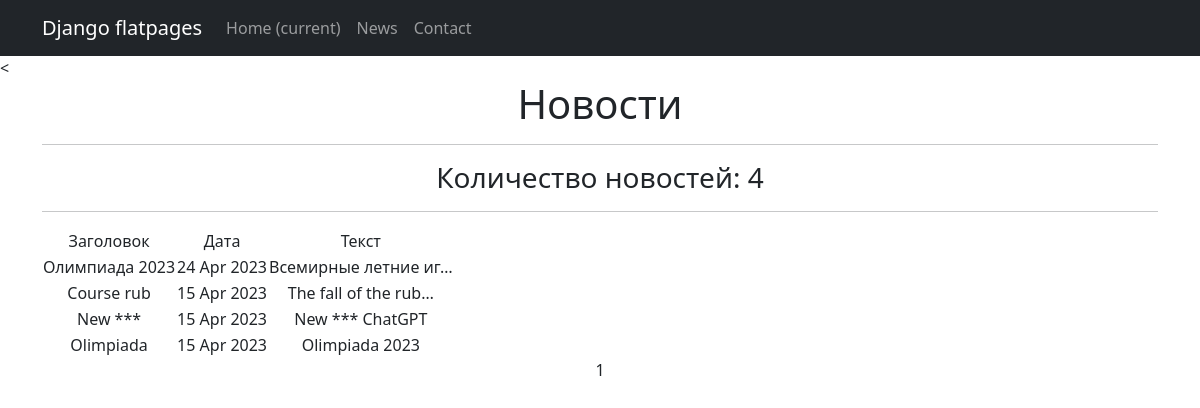
Before: /news/ with the older database file.
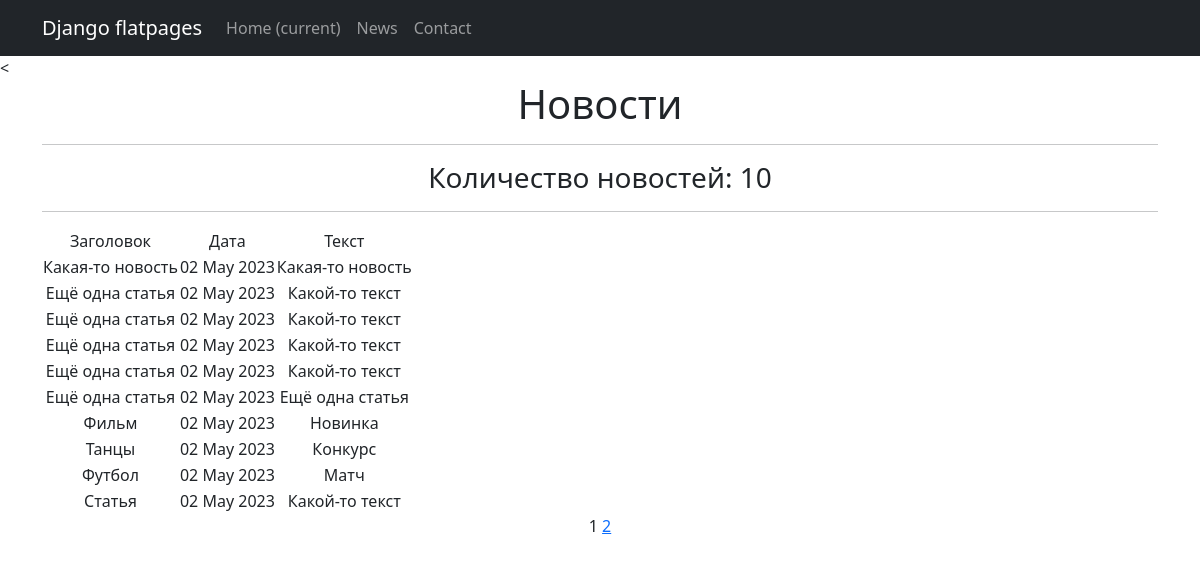
After: the same page with the newer database file.
### news/models.py (models this page shows, shortened)
class Post(models.Model):
    author = models.ForeignKey(Author, on_delete=models.CASCADE)
    NEWS = 'NW'
    ARTICLE = 'AR'
    CATEGORY_CHOICES = (
        (NEWS, 'Новость'),
        (ARTICLE, 'Статья'),
    )
    categoryType = models.CharField(max_length=2, choices=CATEGORY_CHOICES, default=ARTICLE)
    dateCreation = models.DateTimeField(auto_now_add=True)
    postCategory = models.ManyToManyField(Category, through='PostCategory')
    title = models.CharField(max_length=128)
    text = models.TextField()
    rating = models.SmallIntegerField(default=0)

### news/views.py (the view)
# urls.py: path('', PostList.as_view(), name='news_list'),
class PostList(ListView):
    model = Post
    ordering = '-dateCreation'
    template_name = 'news.html'
    context_object_name = 'news'
    paginate_by = 10

### news/templatetags/censor.py (called while the page is built)
@register.filter()
def censor(message: str):
    variants = ['bot', 'игры'] # непристойные выражения
    ln = len(variants)
    filtred_message = ''
    string = ''
    pattern = '*' # чем заменять непристойные выражения
    for i in message:
        string += i
        string2 = string.lower()
        flag = 0
        for j in variants:
            if not string2 in j:
                flag += 1
            if string2 == j:
                filtred_message += pattern * len(string)
                flag -= 1
                string = ''
        if flag == ln:
            filtred_message += string
            string = ''
    if string2 != '' and string2 not in variants:
        filtred_message += string
    elif string2 != '':
        filtred_message += pattern * len(string)
    return filtred_message

### templates/news.html (shortened to what this page needs)
{% extends 'flatpages/default.html' %}
{% load censor %}
{% block content %}
<h1>Новости</h1>
<hr>
   <h3>Количество новостей: {{ news|length }}</h3>
<hr>
   {% if news %}
       <table>
           <tr>
               <td>Заголовок</td>
               <td>Дата</td>
               <td>Текст</td>
           </tr>
           {% for new in news %}
           <tr>
               <td>{{ new.title|censor }}</td>
               <td>{{ new.dateCreation|date:'d M Y' }}</td>
               <td>{{ new.text|truncatechars:20|censor }}</td>
           </tr>
           {% endfor %}
       </table>
   {% else %}
       <h2>Новостей нет!</h2>
   {% endif %}
   {{ page_obj.number }}
   {% if page_obj.has_next %}
       <a href="?page={{ page_obj.next_page_number }}">{{ page_obj.next_page_number }}</a>
   {% endif %}
{% endblock content %}

Changed rows visible on the page:
no longer on this page (row edited): Post: title|censor "Олимпиада 2023", dateCreation "24 Apr 2023", text|censor "Всемирные летние иг…"
no longer on this page (row unchanged): Post: title|censor "Course rub", dateCreation "15 Apr 2023", text|censor "The fall of the rub…"
no longer on this page (row unchanged): Post: title|censor "New ***", dateCreation "15 Apr 2023", text|censor "New *** ChatGPT"
no longer on this page (row unchanged): Post: title|censor "Olimpiada", dateCreation "15 Apr 2023", text|censor "Olimpiada 2023"
added Post: title|censor "Какая-то новость", dateCreation "02 May 2023", text|censor "Какая-то новость"
added Post: title|censor "Ещё одна статья", dateCreation "02 May 2023", text|censor "Какой-то текст"
added Post: title|censor "Ещё одна статья", dateCreation "02 May 2023", text|censor "Какой-то текст"
added Post: title|censor "Ещё одна статья", dateCreation "02 May 2023", text|censor "Какой-то текст"
added Post: title|censor "Ещё одна статья", dateCreation "02 May 2023", text|censor "Какой-то текст"
added Post: title|censor "Ещё одна статья", dateCreation "02 May 2023", text|censor "Ещё одна статья"
added Post: title|censor "Фильм", dateCreation "02 May 2023", text|censor "Новинка"
added Post: title|censor "Танцы", dateCreation "02 May 2023", text|censor "Конкурс"
added Post: title|censor "Футбол", dateCreation "02 May 2023", text|censor "Матч"
added Post: title|censor "Статья", dateCreation "02 May 2023", text|censor "Какой-то текст"
Other visible differences:
{{ news|length }}: "4" → "10"
{{ page_obj.next_page_number }}: (not shown) → "2"
